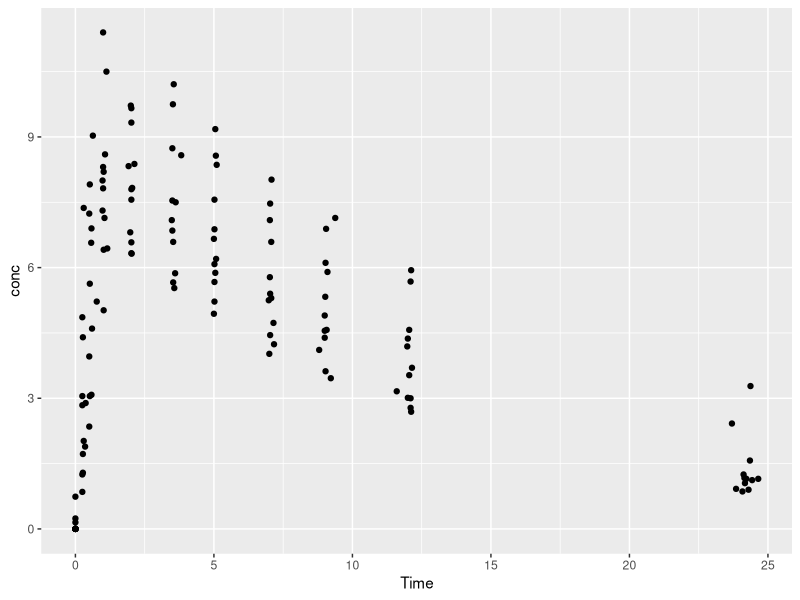
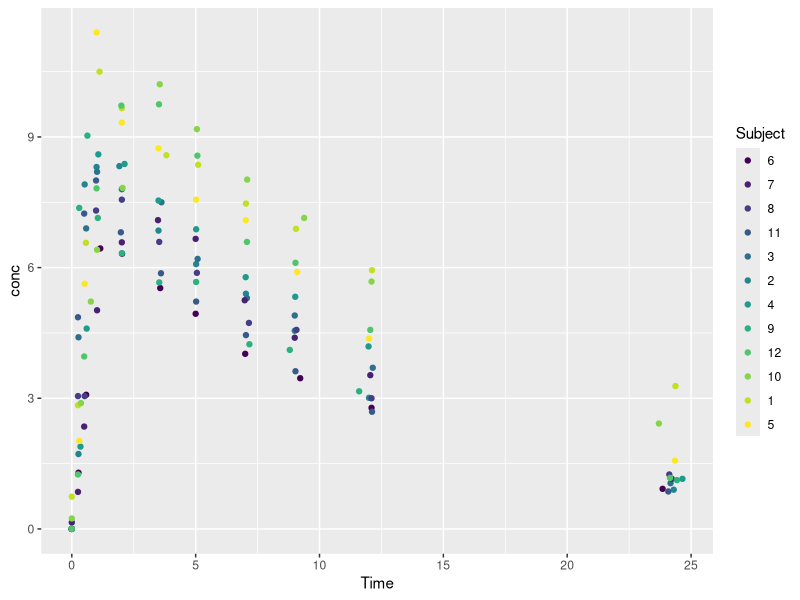
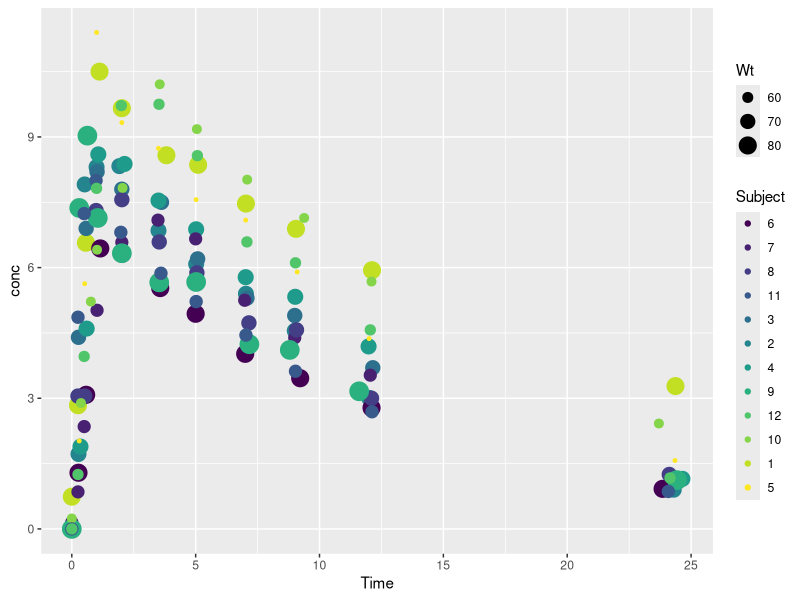
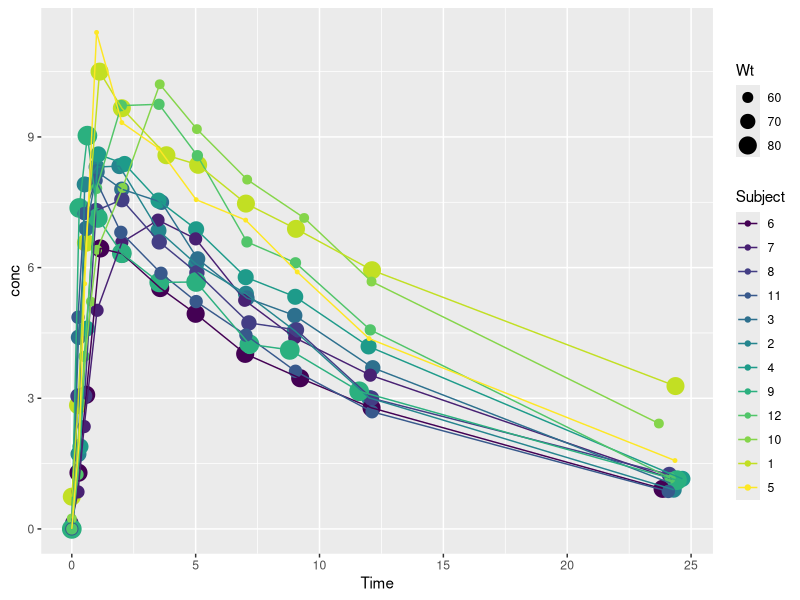
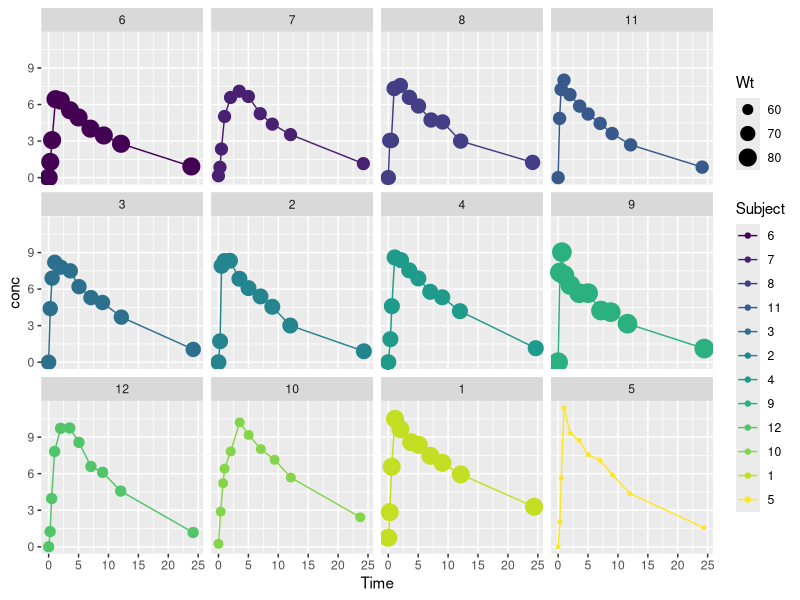
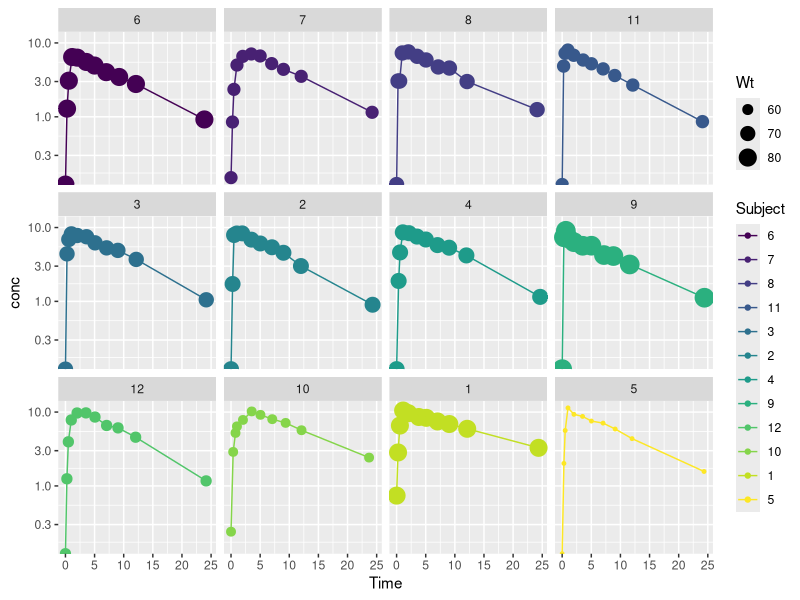
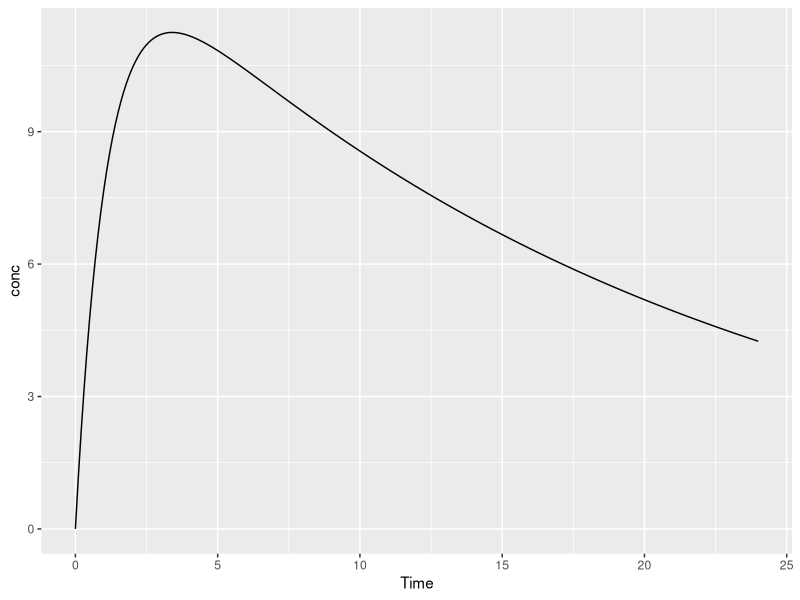
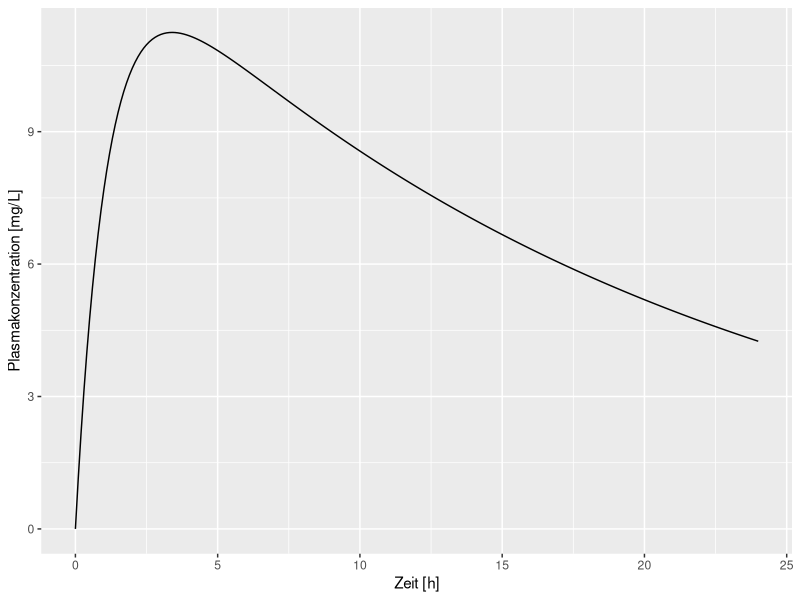

Recreate these plots in R, in order.
## Bibliothek für graphische Darstellung laden
library(ggplot2)

## Daten aus dem R allgemein Paket laden
data("Theoph")

## PK Daten für Theophyllin anschauen
Theoph

# Wt = Körpergewicht in kg
# Dose = mg/kg Körpergewicht
# Time in Stunden
# conc in mg/L


## Vorbereitung: Berechnen wir die Dosis in mg für jeden Patienten

Theoph$oral_dose <- Theoph$Dose*Theoph$Wt

##
## Aufgabe 1: Die Daten betrachten: Vervollständige den Code unten
##


# a) Alle Daten in einem Scatterplot (Punktewolke) darstellen Conc. vs. Time
ggplot(Theoph) + geom_point(aes(x=Time, y=conc))


# b) Punkte so einfärben, dass jedes Individuum eine eigene Farbe bekommt
ggplot(Theoph) + geom_point(aes(x=Time, y=conc, colour=Subject))

# c) Punkte in ihrer Größe Verändern, dass Punktgröße das Körpergewicht widerspiegelt
ggplot(Theoph) + geom_point(aes(x=Time, y=conc, colour=Subject, size=Wt))

# d) Die Punkte mit linien verbinden
ggplot(Theoph) + geom_point(aes(x=Time, y=conc, colour=Subject, size=Wt)) +
  geom_line(aes(x=Time, y=conc, colour=Subject))

# e) Jedes Individuum in einem eigenen Graphen darstellen

ggplot(Theoph) + geom_point(aes(x=Time, y=conc, colour=Subject, size=Wt)) +
  geom_line(aes(x=Time, y=conc, colour=Subject)) + facet_wrap(facets = Theoph$Subject)

# f) Daten in einer halblogarithmischen Darstellung anschauen

ggplot(Theoph) + geom_point(aes(x=Time, y=conc, colour=Subject, size=Wt)) +
  geom_line(aes(x=Time, y=conc, colour=Subject)) + facet_wrap(facets = Theoph$Subject) + scale_y_log10()


##
## Prima! Welches PK Modell passt wahrscheinlich am besten? 
##

##
## Aufgabe 2: Schreibe eine Funktion mit Kinetik erster Ordnung absorption und Elimination erster Ordnung
## Parameter für die Funktion sind Dosis, F_oral, Vd, ke, ka und time
##

# Definiere die Funktion

pk_model <- function(Dosis, F_oral, Vd, ke, ka, time){
  conc <- F_oral*Dosis/Vd *(ka/(ka-ke))*(exp(-ke*time)-exp(-ka*time))
  return(conc)
}

# Erstelle eine Zeitsequenz (Stunden von 0 bis 24 in 0.1h Abstand)
time_sequence <- seq(from=0, to=24, by=0.1)

# Berechne für diese Zeiten die Konzentration für Dosis=500mg, F_oral=0.8, Vd=30L, ke=0.05 1/h, und ka=0.9 1/h

concentrations <- pk_model(Dosis = 500,
                           F_oral = 0.8,
                           Vd = 30,
                           ke = 0.05,
                           ka = 0.9,
                           time = time_sequence)

# Verbinde die Daten zu einer Tabelle, einem data.frame

sim_pk_data <- data.frame(Time=time_sequence, conc=concentrations)

# Schau Dir die Tabelle an

# nur die ersten sechs Zeilen
head(sim_pk_data)

# nur die letzten sechs Zeilen
tail(sim_pk_data)

# die Struktur des data.frames (Welche Art Daten liegen darin?)
str(sim_pk_data)


##
## Verwende diese Daten um daraus einen Graphen zu erstellen
##

# a) Stelle conc vs Time als Linie dar

ggplot(sim_pk_data) + geom_line(aes(x=Time, y=conc))


# b)  Füge eine Beschritung der x und y Achse ein

ggplot(sim_pk_data) + geom_line(aes(x=Time, y=conc)) + xlab("Zeit [h]") + ylab("Plasmakonzentration [mg/L]")

# c) Nun mit halblogarithmischer Darstellung

ggplot(sim_pk_data) + geom_line(aes(x=Time, y=conc)) + xlab("Zeit [h]") + ylab("Plasmakonzentration [mg/L]") +
  scale_y_log10()


## Versuche die populations-Parameter für Theophyllin
## Verwende den non-linear least squares Algorithmus um die PK-Parameter zu finden, die auf alle Patienten zutreffen

pk_parm_pop <- nls(conc~pk_model(Dosis = oral_dose,
                              F_oral = 0.8,
                              Vd,
                              ke,
                              ka,
                              time = Time), start=list(Vd=30, ke=0.05, ka=0.9), data=Theoph )


## Schauen wir uns die popPK Parameter an:

summary(pk_parm_pop)

# Nun Versuchen wir die Daten vom ersten Patienten zu isolieren um für diesen Patienten die PK-Parameter zu berechnen

theoph_patient_1 <- Theoph[Theoph$Subject==1,]


# Berechnen die individuellen Parameter für Patient 1, Startbedingungen sollte poPK Parameter werden
pk_parm_1 <- nls(conc~pk_model(Dosis = oral_dose,
                                 F_oral = 0.8,
                                 Vd,
                                 ke,
                                 ka,
                                 time = Time), start=list(Vd=26.3, ke=0.08, ka=1.55), data=theoph_patient_1 )

summary(pk_parm_1)

# Wir machen dies jetzt für jeden einzelnen Patienten mit Hilfe einer for-schleife

# Für 1 bis 12 Patienten
for(i in 1:max(Theoph$Subject)){
  # nimm aktuellen Patient vor
  theoph_patient_cur <- Theoph[Theoph$Subject==i,]
  
  
  # Berechnen die individuellen Parameter für Patient 1, Startbedingungen sollte poPK Parameter werden
  pk_parm_cur <- nls(conc~pk_model(Dosis = oral_dose,
                                 F_oral = 0.8,
                                 Vd,
                                 ke,
                                 ka,
                                 time = Time), start=list(Vd=26.3, ke=0.08, ka=1.55), data=theoph_patient_cur )
  
  print(summary(pk_parm_cur))
}

## Anstatt die Daten für jeden Auszudrucken sollen alle individuellen Parameter in einer Tabelle gespeichert werden
##
## Dafür definieren wir die Tabelle

pk_params = data.frame()


# Für 1 bis 12 Patienten
for(i in 1:max(Theoph$Subject)){
  # nimm aktuellen Patient vor
  theoph_patient_cur <- Theoph[Theoph$Subject==i,]
  
  
  # Berechnen die individuellen Parameter für Patient 1, Startbedingungen sollte poPK Parameter werden
  pk_parm_cur <- nls(conc~pk_model(Dosis = oral_dose,
                                   F_oral = 0.8,
                                   Vd,
                                   ke,
                                   ka,
                                   time = Time), start=list(Vd=26.3, ke=0.08, ka=1.55), data=theoph_patient_cur )
  
  ## Ziehe die aktuellen Parameter raus
  sum <- summary(pk_parm_cur)
  Vd_cur <- sum$coefficients[1,1]
  ke_cur <- sum$coefficients[1,2]
  ka_cur <- sum$coefficients[1,3]
  
  cur_data <- data.frame(ID=i, WT=Theoph[Theoph$Subject==i,]$Wt[1], Vd=Vd_cur, ke=ke_cur, ka=ka_cur)
  pk_params <- rbind(pk_params, cur_data)
}

pk_params


##
## Gibt es einen Zusammenhang eines PK-Parameters und Gewicht?

plot(pk_params$WT~pk_params$Vd)
abline(lm(pk_params$WT~pk_params$Vd))
